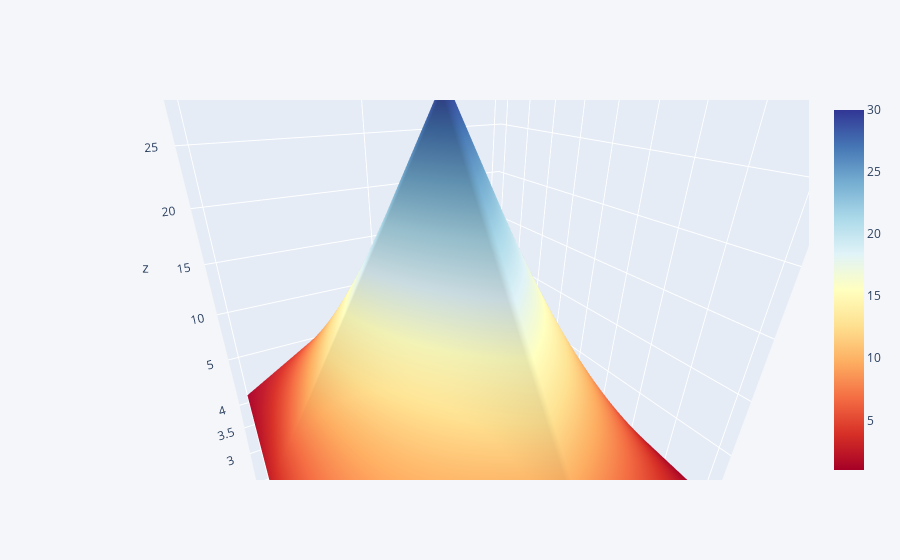

Notebook source saved alongside this figure:
### Code cell
# 3D surface plots
df3 = pd.DataFrame({'x':[1,2,3,4,5],'y':[10,20,30,20,10],'z':[5,4,3,2,1]})
df3.iplot(kind='surface',colorscale='rdylbu') # look at the plotly docs for colorscales

### Figure 1 — Plotly figure (JSON) as saved in the notebook; plotly's stock layout.template omitted (floating-point values rounded to 4 significant figures)
{"data": [{"colorscale": [[0, "rgb(165,0,38)"], [0.1, "rgb(215,48,39)"], [0.2, "rgb(244,109,67)"], [0.3, "rgb(253,174,97)"], [0.4, "rgb(254,224,144)"], [0.5, "rgb(255,255,191)"], [0.6, "rgb(224,243,248)"], [0.7, "rgb(171,217,233)"], [0.8, "rgb(116,173,209)"], [0.9, "rgb(69,117,180)"], [1, "rgb(49,54,149)"]], "type": "surface", "x": [0, 1, 2, 3, 4], "y": ["x", "y", "z"], "z": [[1, 2, 3, 4, 5], [10, 20, 30, 20, 10], [5, 4, 3, 2, 1]]}], "layout": {"autosize": true, "legend": {"bgcolor": "#F5F6F9", "font": {"color": "#4D5663"}}, "paper_bgcolor": "#F5F6F9", "plot_bgcolor": "#F5F6F9", "scene": {"aspectmode": "auto", "aspectratio": {"x": 1, "y": 1, "z": 1}, "camera": {"center": {"x": 0, "y": 0, "z": 0}, "eye": {"x": -0.8775, "y": 0.4826, "z": 0.4891}, "projection": {"type": "perspective"}, "up": {"x": 0, "y": 0, "z": 1}}}, "title": {"font": {"color": "#4D5663"}}, "xaxis": {"gridcolor": "#E1E5ED", "showgrid": true, "tickfont": {"color": "#4D5663"}, "title": {"font": {"color": "#4D5663"}, "text": ""}, "zerolinecolor": "#E1E5ED"}, "yaxis": {"gridcolor": "#E1E5ED", "showgrid": true, "tickfont": {"color": "#4D5663"}, "title": {"font": {"color": "#4D5663"}, "text": ""}, "zerolinecolor": "#E1E5ED"}}}
